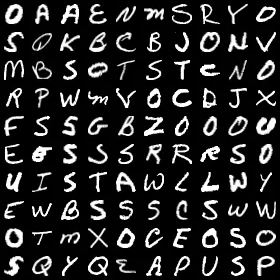
#> input picture DatasetToTest/Full Image.png, 280 x 280 px
$ python SepararImagens.py
#> lines starting #> are read from the running program, lines starting #| are printed output that depends on the picture
from PIL import Image
import os

# Caminho da imagem de entrada
caminho_imagem = '../DatasetToTest/Full Image.png'

# Diretório onde as imagens menores serão salvas
saida_dir = '../DatasetToTest/imagens_28x28'
os.makedirs(saida_dir, exist_ok=True)

# Tamanho dos blocos
largura_bloco = 28
altura_bloco = 28

# Abrir imagem original
imagem = Image.open(caminho_imagem)
#> imagem is the input picture: PIL image 280x280 RGB; mean R, G, B 40.2, 40.2, 40.2
largura_total, altura_total = imagem.size
#> largura_total = 280; altura_total = 280

# Iterar sobre a imagem em blocos
contador = 0
for y in range(0, altura_total, altura_bloco):
    for x in range(0, largura_total, largura_bloco):
        # Definir os limites do bloco
        caixa = (x, y, x + largura_bloco, y + altura_bloco)

        # Verificar se o bloco está dentro da imagem
        if caixa[2] <= largura_total and caixa[3] <= altura_total:
            bloco = imagem.crop(caixa)

            # Salvar o bloco com nome que indica a posição (linha, coluna)
            linha = y // altura_bloco
            coluna = x // largura_bloco
            nome_arquivo = f"img_l{linha:03}_c{coluna:03}.png"
            caminho_completo = os.path.join(saida_dir, nome_arquivo)
            bloco.save(caminho_completo)
            contador += 1
#> this loop made 10 passes
#> pass 1, `bloco.save(caminho_completo)`:
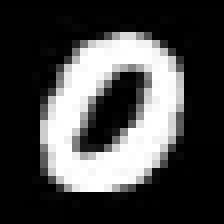
#> saved as img_l000_c000.png: PIL image 28x28 RGB (shown 8 times larger); mean R, G, B 70.9, 70.9, 70.9
#> pass 1, `bloco.save(caminho_completo)`:
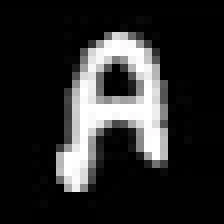
#> saved as img_l000_c001.png: PIL image 28x28 RGB (shown 8 times larger); mean R, G, B 42.8, 42.8, 42.8
#> pass 1, `bloco.save(caminho_completo)`:
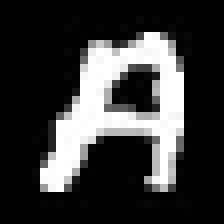
#> saved as img_l000_c002.png: PIL image 28x28 RGB (shown 8 times larger); mean R, G, B 57.2, 57.2, 57.3
#> pass 1, `bloco.save(caminho_completo)`:
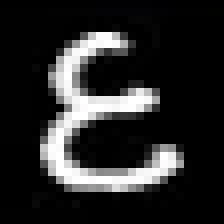
#> saved as img_l000_c003.png: PIL image 28x28 RGB (shown 8 times larger); mean R, G, B 40.2, 40.2, 40.2
#> after the loop:
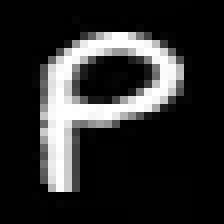
#> bloco: PIL image 28x28 RGB (shown 8 times larger); mean R, G, B 44.1, 44.1, 44.1
#> after the loop, contador = 100

print(f"{contador} imagens 28x28 salvas em '{saida_dir}'.")
#| 100 imagens 28x28 salvas em '../DatasetToTest/imagens_28x28'.
